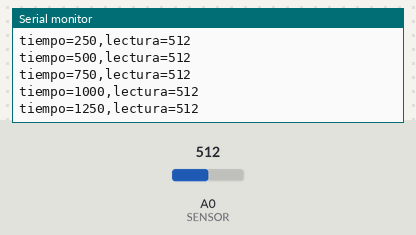
A sketch run on a simulated Arduino Uno, built with avr-gcc and run on an emulated ATmega328P. Shown: the last lines printed to the serial monitor. The test bench sets the inputs (shaded band); at power-on: A0 (SENSOR) = 512.

Above: at 1.3 s.
1.4 s: A0 (SENSOR) set to 716
At 1.68 s:
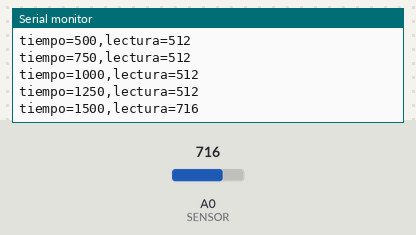
2.9 s: A0 (SENSOR) set to 900
At 2.93 s:
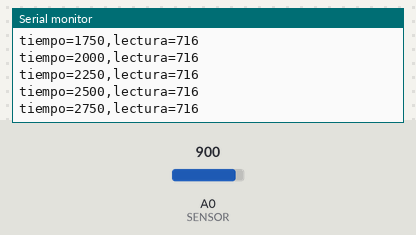
Timing chart, 0 to 5.9 s (numbered marks = the images above; inputs shaded):
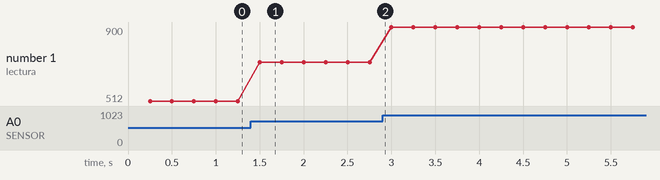

The sketch:

diagnostico_sensor.ino
```cpp
const int SENSOR = A0;
unsigned long anterior = 0;
const unsigned long INTERVALO = 250;

void setup() {
  Serial.begin(9600);
}

void loop() {
  unsigned long ahora = millis();

  if (ahora - anterior >= INTERVALO) {
    anterior = ahora;

    int lectura = analogRead(SENSOR);
    Serial.print("tiempo=");
    Serial.print(ahora);
    Serial.print(",lectura=");
    Serial.println(lectura);
  }
}
```

Measured:
- after the input at 1.4 s, the serial monitor: prints a new line after 0.10 s (image 1)
- plotted number 1: 512 → 716 after the input at 1.4 s, 716 → 900 after the input at 2.9 s
